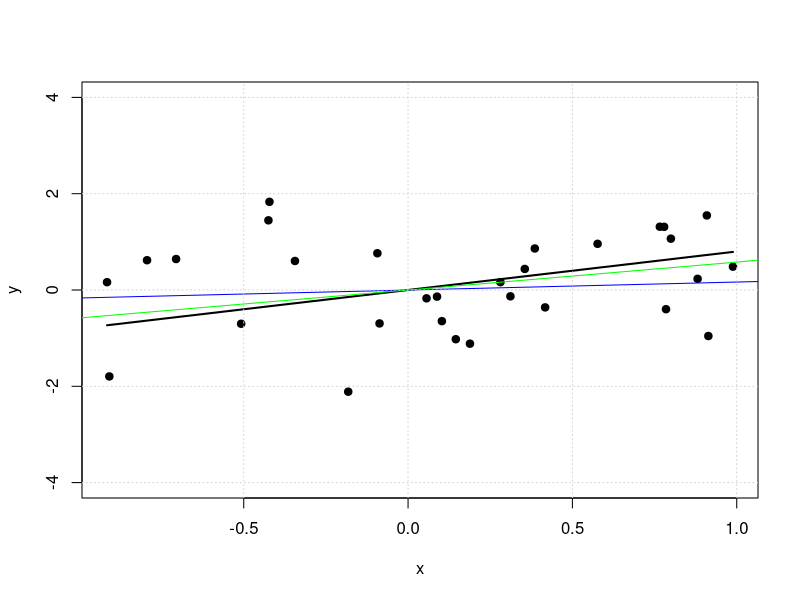

Write the R code that produced this figure. (Note: this script raises an error after producing the figure.)
rm(list = ls(all = TRUE))

# INSTALL LIABRARIES
library(ggplot2)



#=================================
# Question 1(a)
#=================================

# Simulate a dataset
N     <- 30
set.seed(123)
x     <- runif(N, min=-1, max=1)
noise <- rnorm(N)   # need a different epsilon for each y
y     <- 0.8*x + noise

# Fit two linear models
g1    <- lm(y~0+x, offset = rep(0.5,N))
summary(g1)
# lets check that the intercept was in fact added
predict(g1) - (g1$coefficients*x +0.5)  # all zero, so g1 is doing what it is supposed to !
g2    <- lm(y~0+x, offset = rep(-0.5,N))
summary(g2)


# Plot data, the true underlying model as well g1 and g2
plot(c(min(x),max(x)),c(-4,4),main="",type="n",xlab="x",ylab="y")
points(x,y,pch=19)         # data
lines(0.8*x ~x,type="l",lwd=2)  # true underlying model
abline(g1, col = "blue")   # g1
abline(g2, col = "green")  # g2
grid()

domain <- seq(-1, 1, 0.01)
predg1 <- 0.5 + g1$coefficients*domain
predg2 <- -0.5 + g2$coefficients*domain
df <- data.frame(domain = domain, target = 0.8*domain, g1 = predg1, g2 = predg2)
df <- pivot_longer(df, cols = 2:4, names_to = "Y", values_to = "Value")
df
pointdata <- data.frame(x = x, y=y)
ggplot()+
  geom_line(df,mapping =aes(domain, Value, group=Y, color=Y))+
  geom_point(data = pointdata, mapping = aes(x = x, y = y))+
  scale_x_continuous("x")+
  scale_y_continuous("y")+
  theme_minimal(base_size = 22)




#=================================
# Question 1(b)
#=================================

M <- 10000
N <- 30
i <- seq(5,25,1)

# Set ups domain and target function
domain  <- seq(-1,1,0.01)
target  <- 0.8*domain

# Create Storage
set.seed(123)
xdat <- list()
ydat <- list()
min_val_err <- matrix(NA, nrow = M, ncol = length(i))
out_err     <- matrix(NA, nrow = M, ncol = length(i))

for (j in 1:M) {
  xdat[[j]] <- runif(N, min=-1, max=1)
  noise     <- rnorm(N) 
  ydat[[j]] <- 0.8*xdat[[j]] + noise
  dat       <- data.frame(x=xdat[[j]], y=ydat[[j]])
  
  for (k in 1:length(i)) {
    ind   <- sample(1:N, i[k], replace = F)
    val   <- dat[ind,]
    train <- dat[-ind,]
    
    # Fit models
    g1    <- lm(train$y~0+train$x, offset = rep(0.5,nrow(train)))
    g2    <- lm(train$y~0+train$x, offset = rep(-0.5,nrow(train)))
    
    # Calculate validation error
    val_err_g1 <- 1/(2*nrow(val))*sum((val$y - (g1$coefficients*val$x + 0.5))^2)  # MSE
    val_err_g2 <- 1/(2*nrow(val))*sum((val$y - (g2$coefficients*val$x - 0.5))^2) 
    
    # Choose best fitting function
    min_val_err[j,k]  <- list(val_err_g1, val_err_g2)[[which.min(c(val_err_g1,val_err_g2))]]
    gstar             <- list(g1,g2)[[which.min(c(val_err_g1,val_err_g2))]]
    
    # Calculate and store Eout 
    fit_gstar         <- gstar$coefficients*domain + gstar$offset[1]
    out_err[j,k]      <- (t(fit_gstar - target)%*%(fit_gstar - target))*(domain[2]-domain[1])*1/(max(domain)-min(domain)) + 1
    
    
  }
}



min_val_err
out_err


# Calculate expectations for each value of i
(E_min_val_err <- colMeans(min_val_err))
(E_out_err     <- colMeans(out_err))



# Plots
df <- data.frame(i = i, Eval = E_min_val_err, Eout=E_out_err)
df <- pivot_longer(df, cols = 2:3, names_to = "EE", values_to = "Value")
df
ggplot(df, aes(i, Value, group = EE, color = EE)) +
  geom_line(size=1)+ 
  geom_point(size=3) +
  scale_x_continuous("Valdation Set Size (i)")+
  scale_y_continuous(name="Expected Error")+
  theme_minimal(base_size = 22)






